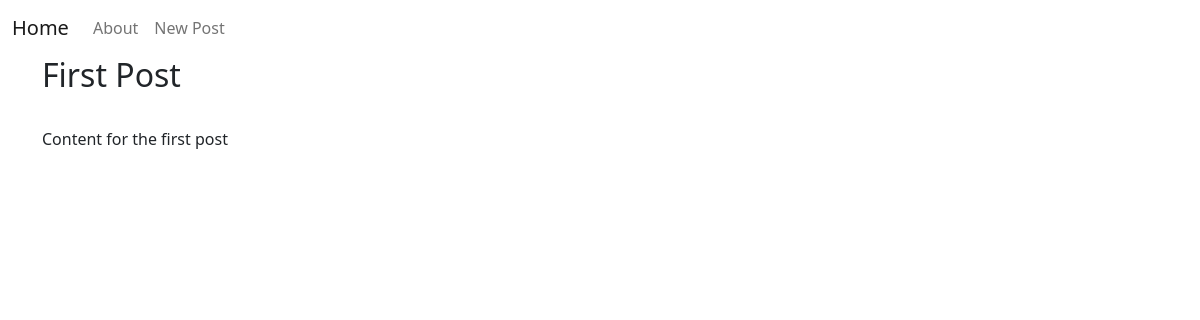
/1, run on an earlier commit of the app's database.
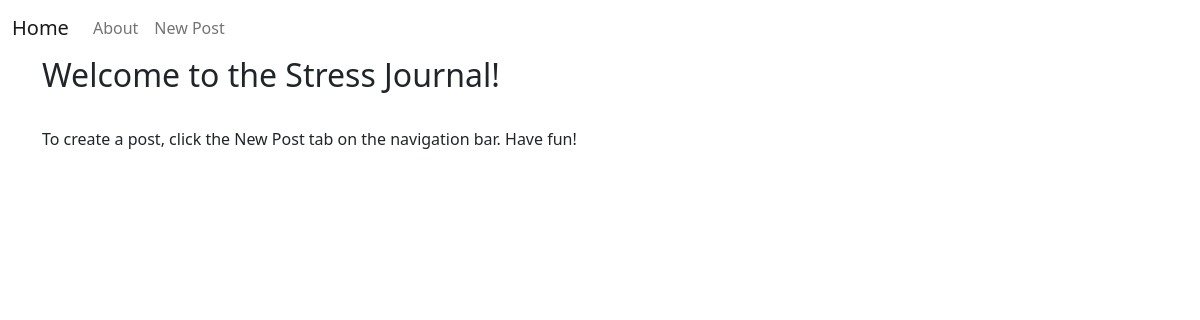
And on a later commit of the database.
### tables this page shows
CREATE TABLE posts (
    id INTEGER PRIMARY KEY AUTOINCREMENT,
    created TIMESTAMP NOT NULL DEFAULT CURRENT_TIMESTAMP,
    title TEXT NOT NULL,
    rating INTEGER NOT NULL,
    content TEXT NOT NULL
);

### main.py (the view)
@app.route('/<int:post_id>')
def post(post_id):
    post = get_post(post_id)
    return render_template('post.html', post=post)

### main.py (called while the page is built)
def get_db_connection():
    conn = sqlite3.connect('database.db')
    conn.row_factory = sqlite3.Row
    return conn

def get_post(post_id):
    conn = get_db_connection()
    post = conn.execute('SELECT * FROM posts WHERE id = ?',
                        (post_id,)).fetchone()
    conn.close()
    if post is None:
        abort(404)
    return post

### templates/post.html
{% extends 'base.html' %}
{% block content %}
    <h2>{% block title %} {{ post['title'] }} {% endblock %}</h2>
    <span class="badge badge-primary">{{ post['created'] }}</span>
    <p>{{ post['content'] }}</p>
{% endblock %}

What changed in the data, as far as the page shows it:
changed posts: title "First Post" → "Welcome to the Stress Journal!"; content "Content for the first post" → "To create a post, click the New Post tab on the navigation bar. Have fun!"
